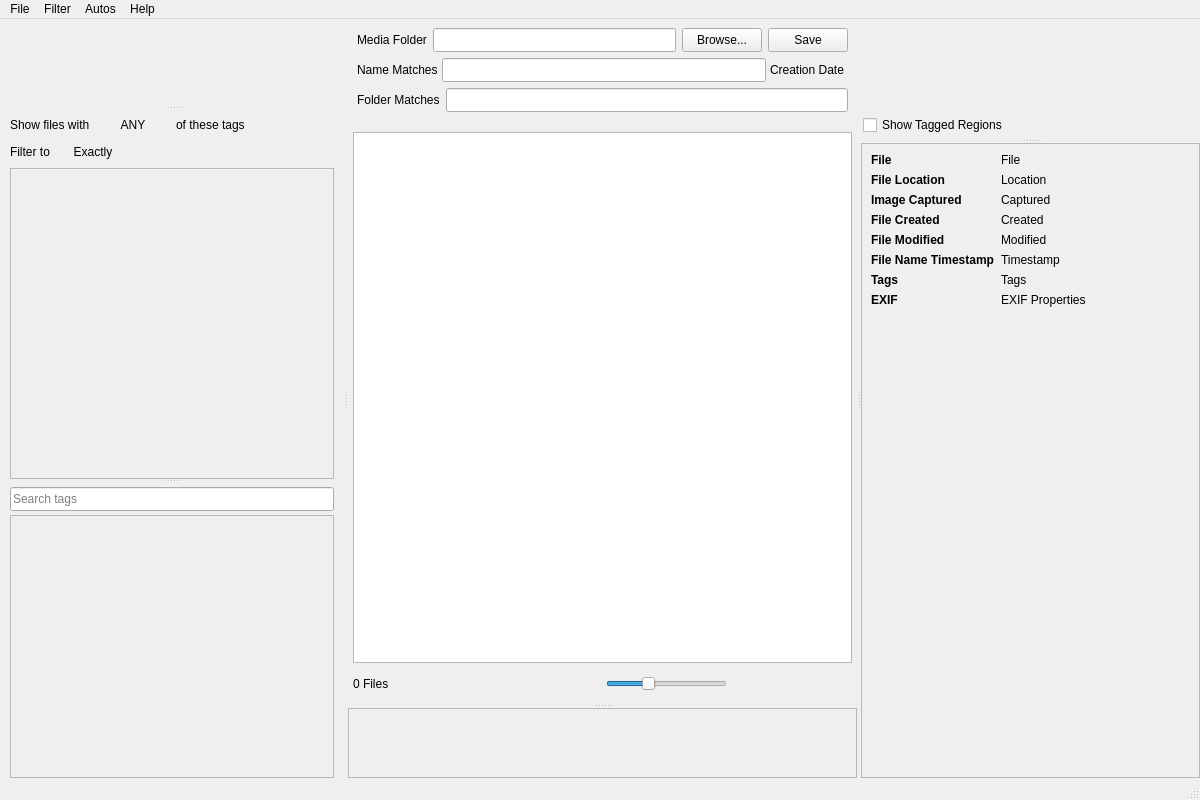
<?xml version="1.0" encoding="UTF-8"?>
<ui version="4.0">
 <class>MainWindow</class>
 <widget class="QMainWindow" name="MainWindow">
  <property name="geometry">
   <rect>
    <x>0</x>
    <y>0</y>
    <width>1200</width>
    <height>800</height>
   </rect>
  </property>
  <property name="windowTitle">
   <string>Compendia</string>
  </property>
  <widget class="QWidget" name="centralwidget">
   <layout class="QVBoxLayout" name="verticalLayout_3">
    <property name="leftMargin">
     <number>0</number>
    </property>
    <property name="topMargin">
     <number>0</number>
    </property>
    <property name="rightMargin">
     <number>0</number>
    </property>
    <property name="bottomMargin">
     <number>0</number>
    </property>
    <item>
     <widget class="QSplitter" name="windowBodySplitter">
      <property name="orientation">
       <enum>Qt::Orientation::Horizontal</enum>
      </property>
      <widget class="QSplitter" name="navSplitter">
       <property name="minimumSize">
        <size>
         <width>344</width>
         <height>0</height>
        </size>
       </property>
       <property name="orientation">
        <enum>Qt::Orientation::Vertical</enum>
       </property>
       <widget class="QWidget" name="navTopContainer" native="true"/>
       <widget class="QWidget" name="navFilterSection">
        <layout class="QVBoxLayout" name="navFilterSectionLayout">
         <property name="spacing">
          <number>4</number>
         </property>
         <property name="leftMargin">
          <number>10</number>
         </property>
         <property name="topMargin">
          <number>4</number>
         </property>
         <property name="rightMargin">
          <number>10</number>
         </property>
         <property name="bottomMargin">
          <number>0</number>
         </property>
         <item>
          <layout class="QHBoxLayout" name="tagFilterModeLayout">
           <property name="spacing">
            <number>3</number>
           </property>
           <item>
            <widget class="QLabel" name="tagFilterModeLabel">
             <property name="text">
              <string>Show files with</string>
             </property>
            </widget>
           </item>
           <item>
            <widget class="QPushButton" name="tagFilterModeButton">
             <property name="text">
              <string>ANY</string>
             </property>
             <property name="flat">
              <bool>true</bool>
             </property>
            </widget>
           </item>
           <item>
            <widget class="QLabel" name="tagFilterModeSuffix">
             <property name="text">
              <string>of these tags</string>
             </property>
            </widget>
           </item>
           <item>
            <spacer name="tagFilterModeSpacer">
             <property name="orientation">
              <enum>Qt::Orientation::Horizontal</enum>
             </property>
             <property name="sizeHint" stdset="0">
              <size>
               <width>40</width>
               <height>20</height>
              </size>
             </property>
            </spacer>
           </item>
          </layout>
         </item>
         <item>
          <layout class="QHBoxLayout" name="ratingFilterLayout">
           <property name="spacing">
            <number>3</number>
           </property>
           <item>
            <widget class="QLabel" name="ratingFilterLabel">
             <property name="text">
              <string>Filter to</string>
             </property>
            </widget>
           </item>
           <item>
            <widget class="QPushButton" name="ratingFilterModeButton">
             <property name="text">
              <string>Exactly</string>
             </property>
             <property name="flat">
              <bool>true</bool>
             </property>
            </widget>
           </item>
           <item>
            <widget class="StarRatingWidget" name="filterStarRating" native="true">
             <property name="minimumSize">
              <size>
               <width>120</width>
               <height>24</height>
              </size>
             </property>
             <property name="maximumSize">
              <size>
               <width>120</width>
               <height>24</height>
              </size>
             </property>
            </widget>
           </item>
           <item>
            <spacer name="ratingFilterSpacer">
             <property name="orientation">
              <enum>Qt::Orientation::Horizontal</enum>
             </property>
             <property name="sizeHint" stdset="0">
              <size>
               <width>40</width>
               <height>20</height>
              </size>
             </property>
            </spacer>
           </item>
          </layout>
         </item>
         <item>
          <widget class="QScrollArea" name="navFilterScrollArea">
           <property name="widgetResizable">
            <bool>true</bool>
           </property>
           <widget class="NavFilterContainer" name="navFilterContainer">
            <property name="geometry">
             <rect>
              <x>0</x>
              <y>0</y>
              <width>322</width>
              <height>313</height>
             </rect>
            </property>
           </widget>
          </widget>
         </item>
        </layout>
       </widget>
       <widget class="QWidget" name="navLibrarySection">
        <layout class="QVBoxLayout" name="navLibrarySectionLayout">
         <property name="spacing">
          <number>4</number>
         </property>
         <property name="leftMargin">
          <number>10</number>
         </property>
         <property name="topMargin">
          <number>4</number>
         </property>
         <property name="rightMargin">
          <number>10</number>
         </property>
         <property name="bottomMargin">
          <number>0</number>
         </property>
         <item>
          <widget class="QLineEdit" name="tagSearchLineEdit">
           <property name="minimumSize">
            <size>
             <width>0</width>
             <height>24</height>
            </size>
           </property>
           <property name="placeholderText">
            <string>Search tags</string>
           </property>
          </widget>
         </item>
         <item>
          <widget class="QScrollArea" name="navLibraryScrollArea">
           <property name="widgetResizable">
            <bool>true</bool>
           </property>
           <widget class="NavLibraryContainer" name="navLibraryContainer">
            <property name="geometry">
             <rect>
              <x>0</x>
              <y>0</y>
              <width>322</width>
              <height>258</height>
             </rect>
            </property>
           </widget>
          </widget>
         </item>
        </layout>
       </widget>
      </widget>
      <widget class="QWidget" name="fileFilterArea" native="true">
       <layout class="QVBoxLayout" name="verticalLayout_2">
        <item>
         <widget class="QWidget" name="fileListFiltersContainer" native="true">
          <layout class="QVBoxLayout" name="verticalLayout">
           <item>
            <layout class="QHBoxLayout" name="mediaFolderLayout">
             <item>
              <widget class="QLabel" name="mediaFolderLabel">
               <property name="text">
                <string>Media Folder</string>
               </property>
              </widget>
             </item>
             <item>
              <widget class="QLineEdit" name="mediaFolderLineEdit">
               <property name="minimumSize">
                <size>
                 <width>0</width>
                 <height>24</height>
                </size>
               </property>
              </widget>
             </item>
             <item>
              <widget class="QPushButton" name="mediaFolderBrowseButton">
               <property name="minimumSize">
                <size>
                 <width>0</width>
                 <height>24</height>
                </size>
               </property>
               <property name="baseSize">
                <size>
                 <width>0</width>
                 <height>100</height>
                </size>
               </property>
               <property name="text">
                <string>Browse...</string>
               </property>
              </widget>
             </item>
             <item>
              <widget class="QPushButton" name="saveButton">
               <property name="minimumSize">
                <size>
                 <width>0</width>
                 <height>24</height>
                </size>
               </property>
               <property name="baseSize">
                <size>
                 <width>0</width>
                 <height>100</height>
                </size>
               </property>
               <property name="text">
                <string>Save</string>
               </property>
              </widget>
             </item>
            </layout>
           </item>
           <item>
            <layout class="QHBoxLayout" name="filterCriteriaLayout">
             <property name="spacing">
              <number>4</number>
             </property>
             <item>
              <widget class="QLabel" name="nameMatchesLabel">
               <property name="text">
                <string>Name Matches</string>
               </property>
              </widget>
             </item>
             <item>
              <widget class="QLineEdit" name="fileNameFilterLineEdit">
               <property name="minimumSize">
                <size>
                 <width>0</width>
                 <height>24</height>
                </size>
               </property>
              </widget>
             </item>
             <item>
              <widget class="QLabel" name="dateEditLabel">
               <property name="text">
                <string>Creation Date</string>
               </property>
              </widget>
             </item>
             <item>
              <widget class="DateFilterButton" name="dateEdit" native="true">
               <property name="minimumSize">
                <size>
                 <width>0</width>
                 <height>24</height>
                </size>
               </property>
              </widget>
             </item>
            </layout>
           </item>
           <item>
            <layout class="QHBoxLayout" name="horizontalLayout">
             <item>
              <widget class="QLabel" name="folderMatchesLabel">
               <property name="text">
                <string>Folder Matches</string>
               </property>
              </widget>
             </item>
             <item>
              <widget class="FolderFilterLineEdit" name="folderFilterLineEdit">
               <property name="minimumSize">
                <size>
                 <width>0</width>
                 <height>24</height>
                </size>
               </property>
              </widget>
             </item>
            </layout>
           </item>
          </layout>
         </widget>
        </item>
        <item>
         <widget class="QSplitter" name="fileListSplitter">
          <property name="orientation">
           <enum>Qt::Orientation::Vertical</enum>
          </property>
          <widget class="QWidget" name="verticalLayoutWidget">
           <layout class="QVBoxLayout" name="fileListContainer">
            <property name="spacing">
             <number>5</number>
            </property>
            <property name="leftMargin">
             <number>5</number>
            </property>
            <property name="topMargin">
             <number>5</number>
            </property>
            <property name="rightMargin">
             <number>5</number>
            </property>
            <property name="bottomMargin">
             <number>5</number>
            </property>
            <item>
             <widget class="TaggableListView" name="fileListView">
              <property name="acceptDrops">
               <bool>true</bool>
              </property>
              <property name="iconSize">
               <size>
                <width>100</width>
                <height>100</height>
               </size>
              </property>
              <property name="resizeMode">
               <enum>QListView::ResizeMode::Adjust</enum>
              </property>
              <property name="spacing">
               <number>5</number>
              </property>
              <property name="gridSize">
               <size>
                <width>120</width>
                <height>120</height>
               </size>
              </property>
              <property name="viewMode">
               <enum>QListView::ViewMode::IconMode</enum>
              </property>
              <property name="uniformItemSizes">
               <bool>true</bool>
              </property>
             </widget>
            </item>
            <item>
             <layout class="QHBoxLayout">
              <item>
               <widget class="QLabel" name="fileCountLabel">
                <property name="text">
                 <string>0 Files</string>
                </property>
               </widget>
              </item>
              <item>
               <widget class="QToolButton" name="isolateFolderButton">
                <property name="iconSize">
                 <size>
                  <width>40</width>
                  <height>24</height>
                 </size>
                </property>
                <property name="toolButtonStyle">
                 <enum>Qt::ToolButtonStyle::ToolButtonIconOnly</enum>
                </property>
                <property name="autoRaise">
                 <bool>true</bool>
                </property>
               </widget>
              </item>
              <item>
               <widget class="QToolButton" name="clearFolderIsolationButton">
                <property name="iconSize">
                 <size>
                  <width>40</width>
                  <height>24</height>
                 </size>
                </property>
                <property name="toolButtonStyle">
                 <enum>Qt::ToolButtonStyle::ToolButtonIconOnly</enum>
                </property>
                <property name="autoRaise">
                 <bool>true</bool>
                </property>
               </widget>
              </item>
              <item>
               <widget class="QToolButton" name="isolateSelectionButton">
                <property name="iconSize">
                 <size>
                  <width>40</width>
                  <height>24</height>
                 </size>
                </property>
                <property name="toolButtonStyle">
                 <enum>Qt::ToolButtonStyle::ToolButtonIconOnly</enum>
                </property>
                <property name="autoRaise">
                 <bool>true</bool>
                </property>
               </widget>
              </item>
              <item>
               <widget class="QToolButton" name="clearIsolationButton">
                <property name="iconSize">
                 <size>
                  <width>40</width>
                  <height>24</height>
                 </size>
                </property>
                <property name="toolButtonStyle">
                 <enum>Qt::ToolButtonStyle::ToolButtonIconOnly</enum>
                </property>
                <property name="autoRaise">
                 <bool>true</bool>
                </property>
               </widget>
              </item>
              <item>
               <widget class="QSlider" name="iconZoomSlider">
                <property name="minimum">
                 <number>0</number>
                </property>
                <property name="maximum">
                 <number>100</number>
                </property>
                <property name="value">
                 <number>33</number>
                </property>
                <property name="orientation">
                 <enum>Qt::Orientation::Horizontal</enum>
                </property>
               </widget>
              </item>
              <item>
               <widget class="StarRatingWidget" name="fileListStarRating" native="true">
                <property name="minimumSize">
                 <size>
                  <width>120</width>
                  <height>24</height>
                 </size>
                </property>
                <property name="maximumSize">
                 <size>
                  <width>120</width>
                  <height>24</height>
                 </size>
                </property>
               </widget>
              </item>
             </layout>
            </item>
           </layout>
          </widget>
          <widget class="QScrollArea" name="fileListTagAssignmentScrollArea">
           <property name="widgetResizable">
            <bool>true</bool>
           </property>
           <widget class="TagAssignmentContainer" name="fileListTagAssignmentContainer">
            <property name="geometry">
             <rect>
              <x>0</x>
              <y>0</y>
              <width>517</width>
              <height>64</height>
             </rect>
            </property>
           </widget>
          </widget>
         </widget>
        </item>
       </layout>
      </widget>
      <widget class="QSplitter" name="previewSplitter">
       <property name="orientation">
        <enum>Qt::Orientation::Vertical</enum>
       </property>
       <widget class="QWidget" name="horizontalLayoutWidget_2">
        <layout class="QVBoxLayout" name="previewLayout">
         <property name="spacing">
          <number>5</number>
         </property>
         <property name="leftMargin">
          <number>2</number>
         </property>
         <property name="topMargin">
          <number>2</number>
         </property>
         <property name="rightMargin">
          <number>2</number>
         </property>
         <property name="bottomMargin">
          <number>2</number>
         </property>
         <item>
          <widget class="PreviewContainer" name="previewContainer" native="true"/>
         </item>
         <item>
          <layout class="QHBoxLayout">
           <item>
            <widget class="QCheckBox" name="showTaggedRegionsCheckbox">
             <property name="text">
              <string>Show Tagged Regions</string>
             </property>
            </widget>
           </item>
           <item>
            <spacer>
             <property name="orientation">
              <enum>Qt::Orientation::Horizontal</enum>
             </property>
             <property name="sizeHint" stdset="0">
              <size>
               <width>40</width>
               <height>20</height>
              </size>
             </property>
            </spacer>
           </item>
           <item>
            <widget class="StarRatingWidget" name="previewStarRating" native="true">
             <property name="minimumSize">
              <size>
               <width>120</width>
               <height>24</height>
              </size>
             </property>
             <property name="maximumSize">
              <size>
               <width>120</width>
               <height>24</height>
              </size>
             </property>
            </widget>
           </item>
          </layout>
         </item>
        </layout>
       </widget>
       <widget class="QScrollArea" name="previewScrollArea">
        <property name="horizontalScrollBarPolicy">
         <enum>Qt::ScrollBarPolicy::ScrollBarAlwaysOff</enum>
        </property>
        <property name="widgetResizable">
         <bool>true</bool>
        </property>
        <widget class="QWidget" name="previewWidget">
         <property name="geometry">
          <rect>
           <x>0</x>
           <y>0</y>
           <width>317</width>
           <height>572</height>
          </rect>
         </property>
         <layout class="QFormLayout" name="formLayout">
          <item row="0" column="0">
           <widget class="QLabel" name="previewFileNameLabel">
            <property name="font">
             <font>
              <bold>true</bold>
             </font>
            </property>
            <property name="text">
             <string>File</string>
            </property>
            <property name="alignment">
             <set>Qt::AlignmentFlag::AlignLeading|Qt::AlignmentFlag::AlignLeft|Qt::AlignmentFlag::AlignTop</set>
            </property>
           </widget>
          </item>
          <item row="0" column="1">
           <widget class="WrapLabel" name="previewFileNameValue">
            <property name="text">
             <string>File</string>
            </property>
            <property name="alignment">
             <set>Qt::AlignmentFlag::AlignLeading|Qt::AlignmentFlag::AlignLeft|Qt::AlignmentFlag::AlignTop</set>
            </property>
           </widget>
          </item>
          <item row="1" column="0">
           <widget class="QLabel" name="previewFileLocationLabel">
            <property name="font">
             <font>
              <bold>true</bold>
             </font>
            </property>
            <property name="text">
             <string>File Location</string>
            </property>
            <property name="alignment">
             <set>Qt::AlignmentFlag::AlignLeading|Qt::AlignmentFlag::AlignLeft|Qt::AlignmentFlag::AlignTop</set>
            </property>
           </widget>
          </item>
          <item row="1" column="1">
           <widget class="WrapLabel" name="previewFileLocationValue">
            <property name="text">
             <string>Location</string>
            </property>
            <property name="alignment">
             <set>Qt::AlignmentFlag::AlignLeading|Qt::AlignmentFlag::AlignLeft|Qt::AlignmentFlag::AlignTop</set>
            </property>
           </widget>
          </item>
          <item row="2" column="0">
           <widget class="QLabel" name="previewImageCapturedLabel">
            <property name="font">
             <font>
              <bold>true</bold>
             </font>
            </property>
            <property name="text">
             <string>Image Captured</string>
            </property>
            <property name="alignment">
             <set>Qt::AlignmentFlag::AlignLeading|Qt::AlignmentFlag::AlignLeft|Qt::AlignmentFlag::AlignTop</set>
            </property>
           </widget>
          </item>
          <item row="2" column="1">
           <widget class="WrapLabel" name="previewImageCapturedValue">
            <property name="text">
             <string>Captured</string>
            </property>
            <property name="alignment">
             <set>Qt::AlignmentFlag::AlignLeading|Qt::AlignmentFlag::AlignLeft|Qt::AlignmentFlag::AlignTop</set>
            </property>
           </widget>
          </item>
          <item row="3" column="0">
           <widget class="QLabel" name="previewFileCreatedLabel">
            <property name="font">
             <font>
              <bold>true</bold>
             </font>
            </property>
            <property name="text">
             <string>File Created</string>
            </property>
            <property name="alignment">
             <set>Qt::AlignmentFlag::AlignLeading|Qt::AlignmentFlag::AlignLeft|Qt::AlignmentFlag::AlignTop</set>
            </property>
           </widget>
          </item>
          <item row="3" column="1">
           <widget class="WrapLabel" name="previewFileCreatedValue">
            <property name="text">
             <string>Created</string>
            </property>
            <property name="alignment">
             <set>Qt::AlignmentFlag::AlignLeading|Qt::AlignmentFlag::AlignLeft|Qt::AlignmentFlag::AlignTop</set>
            </property>
           </widget>
          </item>
          <item row="4" column="0">
           <widget class="QLabel" name="previewFileModifiedLabel">
            <property name="font">
             <font>
              <bold>true</bold>
             </font>
            </property>
            <property name="text">
             <string>File Modified</string>
            </property>
            <property name="alignment">
             <set>Qt::AlignmentFlag::AlignLeading|Qt::AlignmentFlag::AlignLeft|Qt::AlignmentFlag::AlignTop</set>
            </property>
           </widget>
          </item>
          <item row="4" column="1">
           <widget class="WrapLabel" name="previewFileModifiedValue">
            <property name="text">
             <string>Modified</string>
            </property>
            <property name="alignment">
             <set>Qt::AlignmentFlag::AlignLeading|Qt::AlignmentFlag::AlignLeft|Qt::AlignmentFlag::AlignTop</set>
            </property>
           </widget>
          </item>
          <item row="5" column="0">
           <widget class="QLabel" name="previewFileNameTimestampLabel">
            <property name="font">
             <font>
              <bold>true</bold>
             </font>
            </property>
            <property name="text">
             <string>File Name Timestamp</string>
            </property>
            <property name="alignment">
             <set>Qt::AlignmentFlag::AlignLeading|Qt::AlignmentFlag::AlignLeft|Qt::AlignmentFlag::AlignTop</set>
            </property>
           </widget>
          </item>
          <item row="5" column="1">
           <widget class="WrapLabel" name="previewFileNameTimestampValue">
            <property name="text">
             <string>Timestamp</string>
            </property>
            <property name="alignment">
             <set>Qt::AlignmentFlag::AlignLeading|Qt::AlignmentFlag::AlignLeft|Qt::AlignmentFlag::AlignTop</set>
            </property>
           </widget>
          </item>
          <item row="6" column="0">
           <widget class="QLabel" name="previewFileTagsLabel">
            <property name="font">
             <font>
              <bold>true</bold>
             </font>
            </property>
            <property name="text">
             <string>Tags</string>
            </property>
            <property name="alignment">
             <set>Qt::AlignmentFlag::AlignLeading|Qt::AlignmentFlag::AlignLeft|Qt::AlignmentFlag::AlignTop</set>
            </property>
           </widget>
          </item>
          <item row="6" column="1">
           <widget class="WrapLabel" name="previewFileTagsValue">
            <property name="text">
             <string>Tags</string>
            </property>
            <property name="alignment">
             <set>Qt::AlignmentFlag::AlignLeading|Qt::AlignmentFlag::AlignLeft|Qt::AlignmentFlag::AlignTop</set>
            </property>
           </widget>
          </item>
          <item row="7" column="0">
           <widget class="QLabel" name="previewExifLabel">
            <property name="font">
             <font>
              <bold>true</bold>
             </font>
            </property>
            <property name="text">
             <string>EXIF</string>
            </property>
            <property name="alignment">
             <set>Qt::AlignmentFlag::AlignLeading|Qt::AlignmentFlag::AlignLeft|Qt::AlignmentFlag::AlignTop</set>
            </property>
           </widget>
          </item>
          <item row="7" column="1">
           <widget class="WrapLabel" name="previewExifValue">
            <property name="text">
             <string>EXIF Properties</string>
            </property>
            <property name="alignment">
             <set>Qt::AlignmentFlag::AlignLeading|Qt::AlignmentFlag::AlignLeft|Qt::AlignmentFlag::AlignTop</set>
            </property>
           </widget>
          </item>
         </layout>
        </widget>
       </widget>
      </widget>
     </widget>
    </item>
   </layout>
  </widget>
  <widget class="QMenuBar" name="menubar">
   <property name="geometry">
    <rect>
     <x>0</x>
     <y>0</y>
     <width>1200</width>
     <height>18</height>
    </rect>
   </property>
   <widget class="QMenu" name="menuFile">
    <property name="title">
     <string>File</string>
    </property>
    <addaction name="actionOpen_Folder"/>
    <addaction name="separator"/>
    <addaction name="actionSave_All"/>
    <addaction name="actionSave_Visible"/>
    <addaction name="separator"/>
    <addaction name="actionExport"/>
    <addaction name="separator"/>
    <addaction name="actionQuit"/>
   </widget>
   <widget class="QMenu" name="menuFilter">
    <property name="title">
     <string>Filter</string>
    </property>
    <addaction name="actionIsolateSelection"/>
    <addaction name="actionClearIsolation"/>
    <addaction name="actionIsolateFolderSelection"/>
    <addaction name="actionClearFolderIsolation"/>
    <addaction name="actionDrillToFolder"/>
    <addaction name="actionDrillUp"/>
    <addaction name="separator"/>
    <addaction name="actionClearAllFilters"/>
   </widget>
   <widget class="QMenu" name="menuAutos">
    <property name="title">
     <string>Autos</string>
    </property>
    <widget class="QMenu" name="menuFace_Detection">
     <property name="title">
      <string>Face Detection</string>
     </property>
     <addaction name="actionFind_Faces"/>
     <addaction name="actionFace_Recognition_Settings"/>
     <addaction name="separator"/>
     <addaction name="actionRemove_Auto_Detected_Faces"/>
    </widget>
    <widget class="QMenu" name="menuDates">
     <property name="title">
      <string>Dates</string>
     </property>
     <addaction name="actionAuto_Tag_Year"/>
     <addaction name="actionAuto_Tag_Month"/>
    </widget>
    <widget class="QMenu" name="menuFind_Similar_Images">
     <property name="title">
      <string>Find Similar Images</string>
     </property>
     <addaction name="actionFind_Similar_In_Selection"/>
     <addaction name="actionFind_Similar_Images"/>
    </widget>
    <addaction name="actionGrab_Video_Frame"/>
    <addaction name="separator"/>
    <addaction name="menuFace_Detection"/>
    <addaction name="separator"/>
    <addaction name="menuDates"/>
    <addaction name="separator"/>
    <addaction name="menuFind_Similar_Images"/>
   </widget>
   <widget class="QMenu" name="menuHelp">
    <property name="title">
     <string>Help</string>
    </property>
    <addaction name="actionAbout"/>
   </widget>
   <addaction name="menuFile"/>
   <addaction name="menuFilter"/>
   <addaction name="menuAutos"/>
   <addaction name="menuHelp"/>
  </widget>
  <widget class="QStatusBar" name="statusBar"/>
  <action name="actionOpen_Folder">
   <property name="text">
    <string>Open Folder...</string>
   </property>
  </action>
  <action name="actionSave_All">
   <property name="text">
    <string>Save All</string>
   </property>
  </action>
  <action name="actionSave_Visible">
   <property name="text">
    <string>Save Visible</string>
   </property>
  </action>
  <action name="actionGrab_Video_Frame">
   <property name="text">
    <string>Grab Video Frames</string>
   </property>
  </action>
  <action name="actionFind_Faces">
   <property name="text">
    <string>Find Faces</string>
   </property>
  </action>
  <action name="actionFace_Recognition_Settings">
   <property name="text">
    <string>Face Recognition Settings...</string>
   </property>
  </action>
  <action name="actionRemove_Auto_Detected_Faces">
   <property name="text">
    <string>Remove Auto Detected Faces</string>
   </property>
  </action>
  <action name="actionExport">
   <property name="text">
    <string>Export...</string>
   </property>
  </action>
  <action name="actionQuit">
   <property name="text">
    <string>Quit</string>
   </property>
  </action>
  <action name="actionAuto_Tag_Year">
   <property name="text">
    <string>Auto Tag Year</string>
   </property>
  </action>
  <action name="actionAuto_Tag_Month">
   <property name="text">
    <string>Auto Tag Month</string>
   </property>
  </action>
  <action name="actionFind_Similar_In_Selection">
   <property name="enabled">
    <bool>false</bool>
   </property>
   <property name="text">
    <string>In Selection</string>
   </property>
  </action>
  <action name="actionFind_Similar_Images">
   <property name="text">
    <string>Search Entire Project</string>
   </property>
  </action>
  <action name="actionIsolateSelection">
   <property name="enabled">
    <bool>false</bool>
   </property>
   <property name="text">
    <string>Isolate Selection</string>
   </property>
  </action>
  <action name="actionClearIsolation">
   <property name="enabled">
    <bool>false</bool>
   </property>
   <property name="text">
    <string>Clear Isolation</string>
   </property>
  </action>
  <action name="actionIsolateFolderSelection">
   <property name="enabled">
    <bool>false</bool>
   </property>
   <property name="text">
    <string>Isolate Folder</string>
   </property>
  </action>
  <action name="actionClearFolderIsolation">
   <property name="enabled">
    <bool>false</bool>
   </property>
   <property name="text">
    <string>Clear Folder Isolation</string>
   </property>
  </action>
  <action name="actionDrillToFolder">
   <property name="enabled">
    <bool>false</bool>
   </property>
   <property name="text">
    <string>Drill to this Folder</string>
   </property>
  </action>
  <action name="actionDrillUp">
   <property name="enabled">
    <bool>false</bool>
   </property>
   <property name="text">
    <string>Drill Up</string>
   </property>
  </action>
  <action name="actionClearAllFilters">
   <property name="text">
    <string>Clear All</string>
   </property>
  </action>
  <action name="actionAbout">
   <property name="text">
    <string>About Compendia...</string>
   </property>
  </action>
 </widget>
 <customwidgets>
  <customwidget>
   <class>WrapLabel</class>
   <extends>QLabel</extends>
   <header>wraplabel.h</header>
  </customwidget>
  <customwidget>
   <class>TagAssignmentContainer</class>
   <extends>QWidget</extends>
   <header>tagassignmentcontainer.h</header>
   <container>1</container>
  </customwidget>
  <customwidget>
   <class>TaggableListView</class>
   <extends>QListView</extends>
   <header>taggablelistview.h</header>
  </customwidget>
  <customwidget>
   <class>NavLibraryContainer</class>
   <extends>QWidget</extends>
   <header>navlibrarycontainer.h</header>
   <container>1</container>
  </customwidget>
  <customwidget>
   <class>NavFilterContainer</class>
   <extends>QWidget</extends>
   <header>navfiltercontainer.h</header>
   <container>1</container>
  </customwidget>
  <customwidget>
   <class>PreviewContainer</class>
   <extends>QWidget</extends>
   <header>previewcontainer.h</header>
   <container>1</container>
  </customwidget>
  <customwidget>
   <class>DateFilterButton</class>
   <extends>QWidget</extends>
   <header>datefilterbutton.h</header>
  </customwidget>
  <customwidget>
   <class>FolderFilterLineEdit</class>
   <extends>QLineEdit</extends>
   <header>folderfilterlineedit.h</header>
  </customwidget>
  <customwidget>
   <class>StarRatingWidget</class>
   <extends>QWidget</extends>
   <header>starratingwidget.h</header>
  </customwidget>
 </customwidgets>
 <resources/>
 <connections/>
</ui>
